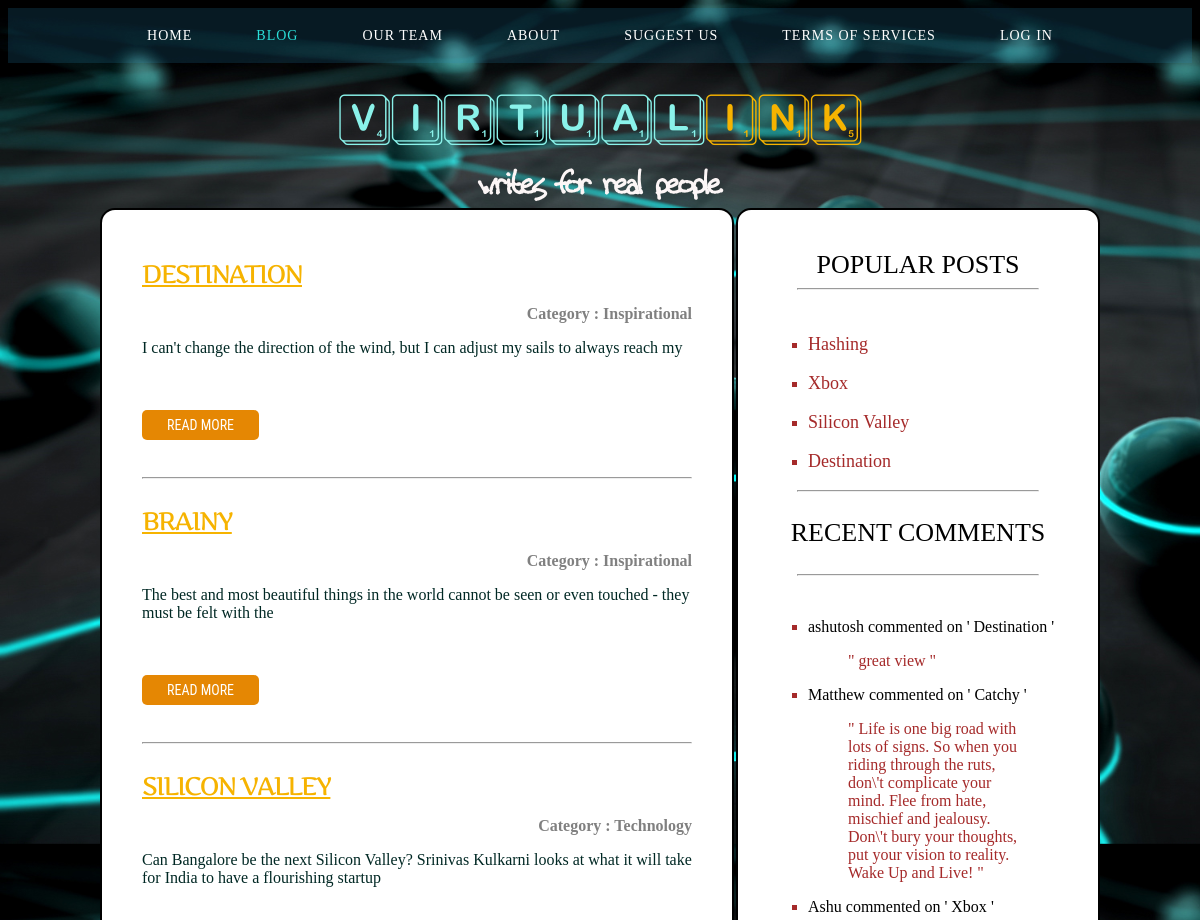
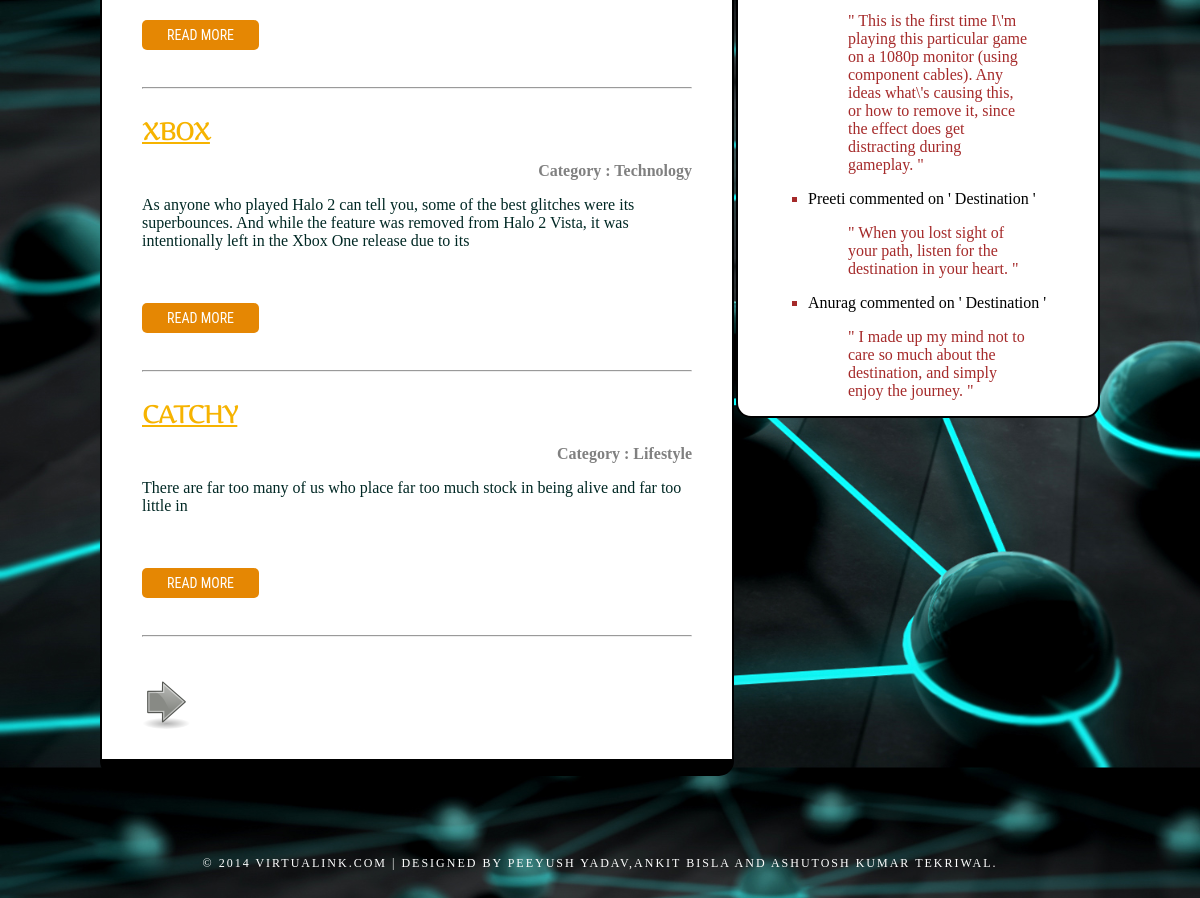
Screenshot of /blog.php with the database file from the repository (2 pictures, top to bottom).
### tables this page shows
CREATE TABLE IF NOT EXISTS `posts` (
`post_id` int(10) NOT NULL,
  `uid` int(10) NOT NULL,
  `title` varchar(50) NOT NULL,
  `category_id` int(10) NOT NULL,
  `body` text NOT NULL,
  `posted` date NOT NULL
);

CREATE TABLE IF NOT EXISTS `categories` (
`category_id` int(10) NOT NULL,
  `category` varchar(50) NOT NULL
);

CREATE TABLE IF NOT EXISTS `comments` (
  `name` varchar(50) NOT NULL,
  `post_id` int(10) NOT NULL,
  `comment` varchar(500) NOT NULL,
`comment_id` int(10) NOT NULL
);

### blog.php (the view, shortened to what this page needs)
<?php
include('db_connect.php');
$record_count = $db->query("SELECT * FROM posts");
$per_page = 5;
$pages = ceil($record_count->num_rows/$per_page);
if(isset($_GET['p']) && is_numeric($_GET['p'])){
	$page = $_GET['p'];
}
else{
	$page = 1;
}
if($page <= 0)
	$start = 0;
else
	$start = $page * $per_page - $per_page;
$next = $page + 1;
$query = $db->prepare("SELECT uid,post_id,title,LEFT(body, 550) AS body,category FROM posts INNER JOIN categories ON categories.category_id=posts.category_id ORDER BY post_id desc LIMIT $start, $per_page");
$query->execute();
$query->bind_result($uid,$post_id,$title,$body,$category);
?>
<!DOCTYPE html PUBLIC "-//W3C//DTD XHTML 1.0 Transitional//EN" "http://www.w3.org/TR/xhtml1/DTD/xhtml1-transitional.dtd">
<link href="styles.css" rel="stylesheet" type="text/css"/>
</head>
<body>
<body>
<div id="menu-wrapper">
	<div id="menu">
		<ul>
			<li><a href="index.php">Home</a></li>
			<li class="current_page_item"><a href="blog.php">Blog</a></li>
			<li><a href="team.php">Our Team</a></li>
			<li><a href="about.php">About</a></li>
			<li><a href="suggest.php">Suggest Us</a></li>
			<li><a href="terms.php">Terms of Services</a></li>
			<?php
						if(isset($_SESSION['uid']))
						{
						echo "<li><a href='dashboard.php' >Dashboard</a></li>";
						echo "<li><a href='logout.php' >Log Out</a></li>";
						}
						else
						echo "<li><a href='login.php'>Log In</a></li>";
					?>
		</ul>
	</div>
</div>
<div id="header-wrapper">
	<div id="header">
		<div id="logo">
			<h1>Virtual<span>Ink</span></h1>
			<p>writes for real people </p>
		</div>
	</div>
</div>
<div id="wrapper">
	<div id="page">
		<div id="content1">
			<div class="post1">
				<?php
	while($query->fetch()):
	$lastspace = strrpos($body, ' ');
	?>
	<article><br />
	<h3 style="font-family:title; text-decoration:underline; color:#F6B300" ><?php echo $title?></h3>
	<p style="font-weight:bold; text-transform:capitalize;color:grey; text-align:right">Category : <?php echo $category?></p>
	<p><?php echo nl2br(substr($body,0,$lastspace)."<p class='links'><a href='post.php?id=$post_id' class='button'>Read More</a></p>")?></p>
	<hr />
	</article>
	<?php endwhile?>
	<br /> <br />
	<?php
	if($page < $pages)
		echo "<a href = 'blog.php?p=$next'><img src='images/right_grey.png'/></a>";
	?>
			</div>
		</div>
		<div id="sidebar1">
			<h3 style="font-weight:normal; font-size:26px; color:black; text-align:center;letter-spacing: 0px; ">Popular Posts</h3><hr style="width:80%; " /><br />
						<?php
						if($db->query("create or replace view new as (select post_id from comments  group by post_id order by count(comment) desc limit 5) ")== true){
						$que=$db->prepare("select title,post_id from posts where post_id in (select * from new)");
						$que->execute();
						$que->bind_result($title,$post_id);?><ul style="list-style-type:square;color:brown">
						<?php
						while ($que->fetch()):?>
						<li><p style="color:black;font-size:18px; " ><a href="post.php?id=<?php echo $post_id?>" style="color:brown"><?php echo $title?></a><span></p></li>
						<?php
						endwhile;
						}	?></ul><hr style="width:80%; " />
						<br />
						<h3 style="font-weight:normal; font-size:26px; color:black; text-align:center;letter-spacing: 0px; ">Recent Comments</h3><br /><hr style="width:80%" /><br />
						<?php
						$com = $db->prepare("SELECT name,comment,title FROM comments INNER JOIN posts ON posts.post_id = comments.post_id ORDER BY comment_id DESC limit 0,5");
						$com->execute();
						$com->bind_result($name,$comment,$title);
						echo "<ul style='list-style-type:square;color:brown'>";
						while($com->fetch()){
							echo "<li><p><span style='color:black'>$name commented on ' $title '</span> <blockquote > \" $comment \" </blockquote></li>";
						}
						echo "</ul>";
						?>
		</div>
	</div>
</div>
<div id="footer">
	<p>&copy; 2014 VirtualInk.com | Designed by Peeyush Yadav,Ankit Bisla and Ashutosh Kumar Tekriwal.</p>
</div>
</body>
</html>

### styles.css (style rules this page uses)
body { background: #E5D7CC url(images/cc.jpg) ; background-size: 1350px; }
h1, h2, h3 { margin: 0px; padding: 0px; letter-spacing: -2px; text-transform: uppercase; font-family: Times; font-weight: normal; color: #F6B300; }
h1 { font-size: 2em; }
h3 { font-size: 1.6em; }
a { text-decoration: none; color: #F6B300; }
#menu-wrapper { overflow: hidden; height: 56px; }
#menu { height: 55px; margin: 0px auto; padding: 0px; background: rgba(40, 137, 187, 0.19); }
#menu ul { margin: 0; padding: 0px 0px 0px 0px; list-style: none; line-height: normal; text-align: center; }
#menu li { display: inline-block; }
#menu a { display: block; letter-spacing: 1px; margin: 0px 10px; line-height: 55px; padding: 0 20px; text-decoration: none; text-align: center; text-transform: uppercase; font-family: Times; font-size: 14px; font-weight: normal; color: #FFFFFF; border: none; }
#menu a:hover, #menu .current_page_item a { text-decoration: none; color: #2BE0D9; }
#header { width: 1000px; margin: 0px auto; }
#logo { margin: 0px; padding: 30px 0px 0px; color: #000000; }
#logo h1, #logo p { margin: 0; padding: 0; }
#logo h1 { margin: 0px; padding: 0px; text-align: center; text-transform: lowercase; font-size: 50px; font-family: myfont; font-weight: 400; color: #8AF2EA; }
#logo h1 span { color: #F6B300; }
#logo p { margin-top: +0.5em; padding: 0px; text-align: center; font-family: tallpaul; font-size: 40px; font-weight: bold; color: #FCF6F6; }
#wrapper { overflow: hidden; padding-bottom: 40px; }
#page { overflow: hidden; width: 1000px; margin: 0px auto; }
#sidebar1 { float: right; width:300px; margin: 0px; padding: 40px 30px 0px 30px; color: #787878; background: white; border:2px solid; color:black; border-radius: 15px; }
#content1 { float: left; width: 630px; background: black; border:2px solid; border-radius: 15px; overflow: hidden; }
.post1 { margin-bottom: 15px; padding: 30px 40px; background-color: white; color: rgb(0, 40, 36); }
#footer { height: 150px; margin: 0 auto; padding: 0px 0 15px 0; font-family: 'Times; }
#footer p { margin: 0; padding-top: 40px; line-height: normal; font-size: 12px; letter-spacing: 2px; text-transform: uppercase; text-align: center; color: #FFFFFF; }
.links { display: inline-block; height: 30px; padding: 30px 0px 0px 0px; font-size: 14px; font-weight: normal; color: #1C1C1C; }
.button { padding: 7px 25px; background: #E58703; border-radius: 5px; letter-spacing: 0px; text-transform: uppercase; font-family: 'Roboto Condensed', sans-serif; font-size: 14px; color: #FFFFFF; }

### rows the page displays
posts: title "DESTINATION", category.category "Inspirational", post_id "I can't change the direction of the wind, but I can adjust my sails to always reach my READ MORE", title "Destination"
posts: title "BRAINY", category.category "Inspirational", post_id "The best and most beautiful things in the world cannot be seen or even touched - they must be felt with the READ MORE"
posts: title "SILICON VALLEY", category.category "Technology", post_id "Can Bangalore be the next Silicon Valley? Srinivas Kulkarni looks at what it will take for India to have a flourishing startup READ MORE", title "Silicon Valley"
posts: title "XBOX", category.category "Technology", post_id "As anyone who played Halo 2 can tell you, some of the best glitches were its superbounces. And while the feature was removed from Halo 2 Vista, it was intentionally left in the Xbox One release due to its READ MORE", title "Xbox"
posts: title "CATCHY", category.category "Lifestyle", post_id "There are far too many of us who place far too much stock in being alive and far too little in READ MORE"
posts: title "Hashing"
comments: name "ashutosh", post.title "Destination", comment "great view"
comments: name "Matthew", post.title "Catchy", comment "Life is one big road with lots of signs. So when you riding through the ruts, don\\'t complicate your mind. Flee from hate, mischief and jealousy. Don\\'t bury your thoughts, put your vision to reality. Wake Up and Live!"
comments: name "Ashu", post.title "Xbox", comment "This is the first time I\\'m playing this particular game on a 1080p monitor (using component cables). Any ideas what\\'s causing this, or how to remove it, since the effect does get distracting during gameplay."
comments: name "Preeti", post.title "Destination", comment "When you lost sight of your path, listen for the destination in your heart."
comments: name "Anurag", post.title "Destination", comment "I made up my mind not to care so much about the destination, and simply enjoy the journey."
